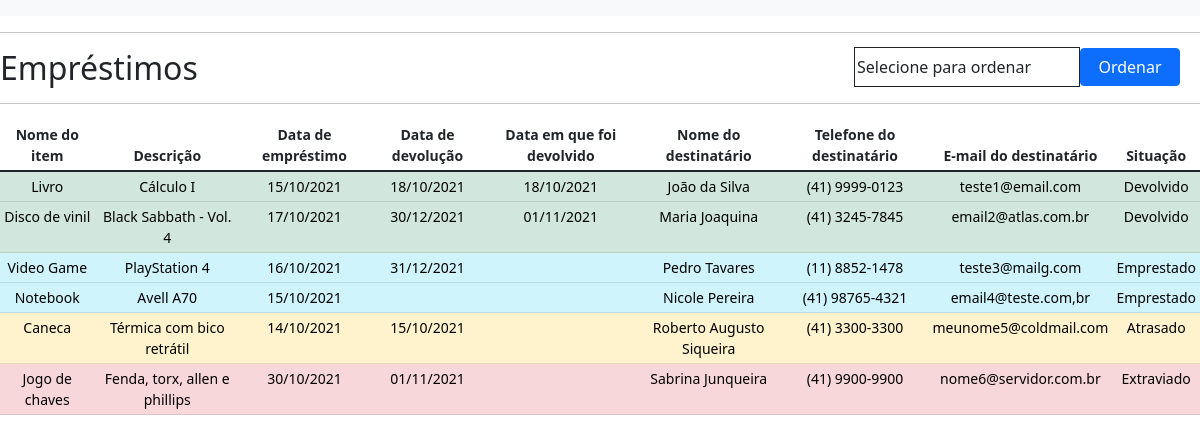
The app's page /relemprestimos.php (signed in) with its own data.
### tables this page shows
CREATE TABLE emprestimo (
	id_emprestimo INT UNSIGNED PRIMARY KEY NOT NULL AUTO_INCREMENT,
	id_usuario INT UNSIGNED NOT NULL,
	nome_item VARCHAR(60) NOT NULL,
	descricao_item VARCHAR(120),
	data_emprestimo DATE NOT NULL,
	data_devolucao DATE,
	data_devolvido DATE,
	nome_destinatario VARCHAR(60),
	telefone_destinatario VARCHAR(15),
	email_destinatario VARCHAR(50),
	id_situacao SMALLINT NOT NULL,
	FOREIGN KEY (id_usuario) REFERENCES usuario(id_usuario)
);

CREATE TABLE situacao (
	id_situacao SMALLINT PRIMARY KEY NOT NULL AUTO_INCREMENT,
	descricao VARCHAR(20)
);

### htdocs/consulta_rel_emprestimos.php (called while the page is built, shortened)
<?php
    include('conexao.php');
    $usuario = $_SESSION['usuario'];
    $tipo = $conexao->query("SELECT id_usuario, id_tipo_usuario FROM usuario WHERE usuario = '{$usuario}'");
    $linha = mysqli_fetch_array($tipo);
    $ordenar = " ORDER BY ";
    if (isset($_GET['ordenar'])) {
        if ($_GET['ordenar'] == 'nomeaz') {
            $ordenar .= "e.nome_item ASC";
        } else if ($_GET['ordenar'] == 'nomeza') {
            $ordenar .= "e.nome_item DESC";
        } else if ($_GET['ordenar'] == 'emprestimor') {
            $ordenar .= "e.data_emprestimo DESC";
        } else if ($_GET['ordenar'] == 'emprestimoa') {
            $ordenar .= "e.data_emprestimo ASC";
        } else if ($_GET['ordenar'] == 'devolucaor') {
            $ordenar .= "e.data_devolucao DESC";
        } else if ($_GET['ordenar'] == 'devolucaoa') {
            $ordenar .= "e.data_devolucao ASC";
        } else if ($_GET['ordenar'] == 'devolvidor') {
            $ordenar .= "e.data_devolvido DESC";
        } else if ($_GET['ordenar'] == 'devolvidoa') {
            $ordenar .= "e.data_devolvido ASC";
        } else if ($_GET['ordenar'] == 'destinatarioaz') {
            $ordenar .= "e.nome_destinatario ASC";
        } else if ($_GET['ordenar'] == 'destinatarioza') {
            $ordenar .= "e.nome_destinatario DESC";
        } else if ($_GET['ordenar'] == 'situacao') {
            $ordenar .= "situacao ASC";
        } else if ($_GET['ordenar'] == 'pendentes') {
            if ($linha['id_tipo_usuario'] == 1) {
                $ordenar = "WHERE (s.id_situacao = 3 OR s.id_situacao = 4) ORDER BY s.descricao ASC";
            } else {
                $ordenar = "AND (s.descricao = 'Atrasado' OR s.descricao = 'Extraviado') ORDER BY s.descricao ASC";
            }
        } else if ($_GET['ordenar'] == 'default') {
            $ordenar .= "e.id_emprestimo ASC";
        } else {
            $ordenar .= "e.id_emprestimo DESC";
        }
    } else {
        $ordenar = "";
    }
    if ($linha['id_tipo_usuario'] == 1) {
        $result = $conexao->query("SELECT
                                        e.id_emprestimo,
                                        e.id_usuario,
                                        e.nome_item,
                                        e.descricao_item,
                                        DATE_FORMAT(e.data_emprestimo,'%d/%m/%Y') data_emprestimo,
                                        DATE_FORMAT(e.data_devolucao,'%d/%m/%Y') data_devolucao,
                                        DATE_FORMAT(e.data_devolvido,'%d/%m/%Y') data_devolvido,
                                        e.telefone_destinatario,
                                        e.nome_destinatario,
                                        e.email_destinatario,
                                        s.descricao as situacao
                                    FROM emprestimo e
                                        INNER JOIN usuario u
                                        ON e.id_usuario = u.id_usuario
                                        INNER JOIN situacao s
                                        ON e.id_situacao = s.id_situacao
                                        $ordenar");
    }
?>

### htdocs/relemprestimos.php (the view, shortened to what this page needs)
<?php
    include('consulta_rel_emprestimos.php');
?>
<!DOCTYPE html>
<html lang="pt-br">
    <head>
        <link rel="stylesheet" href="css/bootstrap.css" type="text/css">
        <link rel="stylesheet" href="css/bootstrap.min.css" type="text/css">
        <link rel="stylesheet" href="css/dashboard.css">
        <link rel="stylesheet" href="css/all.css">
    </head>
    <body>
        <nav class="navbar navbar-light bg-light">
            <div class="container">
                <form action="" method="GET">
                    <div class="col-md-4">
                        <select name="ordenar" id="" class="form-control" style="position: absolute; width: 226px; top: 47px; right: 120px; border: 1px solid; height: 40px; padding: 2px;">
                            <option value="default" <?php if(isset($_GET['ordenar']) && $_GET['ordenar'] == "default") { echo "selected";} ?>>Selecione para ordenar</option>
                        </select>
                        <button type="submit" class="input-group-text btn btn-primary" id="basic-addon2" style="position: absolute; top: 48px; right: 20px; width: 100px;">Ordenar</button>
                    </div>
                </form>
            </div>
        </nav>
        <hr>
        <h2>Empréstimos</h2>
        <hr>
        <?php
            echo "<div class='table-responsive'>
                    <table class='table table-sm'>
                        <thead>
                            <tr>
                                <th class='centro' hidden>ID Empréstimo</th>
                                <th class='centro' hidden>ID Usuário</th>
                                <th class='centro'>Nome do item</th>
                                <th class='centro'>Descrição</th>
                                <th class='centro'>Data de empréstimo</th>
                                <th class='centro'>Data de devolução</th>
                                <th class='centro'>Data em que foi devolvido</th>
                                <th class='centro'>Nome do destinatário</th>
                                <th class='centro'>Telefone do destinatário</th>
                                <th class='centro'>E-mail do destinatário</th>
                                <th class='centro'>Situação</th>
                            </tr>
                        </thead>";
                while ($row = mysqli_fetch_array($result)) {
                    if ($row['situacao'] == 'Emprestado') {
                        echo "<tr class='table-info'>";
                    } else if ($row['situacao'] == 'Devolvido') {
                        echo "<tr class='table-success'>";
                    } else if ($row['situacao'] == 'Atrasado') {
                        echo "<tr class='table-warning'>";
                    } else {
                        echo "<tr class='table-danger'>";
                    }
                        echo "<td class='centro'>" . $row['nome_item'] . "</td>";
                        echo "<td class='centro'>" . $row['descricao_item'] . "</td>";
                        echo "<td class='centro'>" . $row['data_emprestimo'] . "</td>";
                        echo "<td class='centro'>" . $row['data_devolucao'] . "</td>";
                        echo "<td class='centro'>" . $row['data_devolvido'] . "</td>";
                        echo "<td class='centro'>" . $row['nome_destinatario'] . "</td>";
                        echo "<td class='centro'>" . $row['telefone_destinatario'] . "</td>";
                        echo "<td class='centro'>" . $row['email_destinatario'] . "</td>";
                        echo "<td class='centro'>" . $row['situacao'] . "</td>";
                    echo "</tr>";
                }
                echo "</table>";
            echo '</div>';
        ?>
    </body>
</html>

### htdocs/css/dashboard.css (style rules this page uses)
body { font-size: .875rem; }
.navbar .form-control { padding: .75rem 1rem; border-width: 0; border-radius: 0; }

### records on screen
emprestimo: nome_item "Livro", descricao_item "Cálculo I", data_emprestimo "15/10/2021", data_devolucao "18/10/2021", data_devolvido "18/10/2021", nome_destinatario "João da Silva", telefone_destinatario "(41) 9999-0123", email_destinatario "teste1@email.com", id_situacao.descricao "Devolvido"
emprestimo: nome_item "Disco de vinil", descricao_item "Black Sabbath - Vol. 4", data_emprestimo "17/10/2021", data_devolucao "30/12/2021", data_devolvido "01/11/2021", nome_destinatario "Maria Joaquina", telefone_destinatario "(41) 3245-7845", email_destinatario "email2@atlas.com.br", id_situacao.descricao "Devolvido"
emprestimo: nome_item "Video Game", descricao_item "PlayStation 4", data_emprestimo "16/10/2021", data_devolucao "31/12/2021", nome_destinatario "Pedro Tavares", telefone_destinatario "(11) 8852-1478", email_destinatario "teste3@mailg.com", id_situacao.descricao "Emprestado"
emprestimo: nome_item "Notebook", descricao_item "Avell A70", data_emprestimo "15/10/2021", nome_destinatario "Nicole Pereira", telefone_destinatario "(41) 98765-4321", email_destinatario "email4@teste.com,br", id_situacao.descricao "Emprestado"
emprestimo: nome_item "Caneca", descricao_item "Térmica com bico retrátil", data_emprestimo "14/10/2021", data_devolucao "15/10/2021", nome_destinatario "Roberto Augusto Siqueira", telefone_destinatario "(41) 3300-3300", email_destinatario "meunome5@coldmail.com", id_situacao.descricao "Atrasado"
emprestimo: nome_item "Jogo de chaves", descricao_item "Fenda, torx, allen e phillips", data_emprestimo "30/10/2021", data_devolucao "01/11/2021", nome_destinatario "Sabrina Junqueira", telefone_destinatario "(41) 9900-9900", email_destinatario "nome6@servidor.com.br", id_situacao.descricao "Extraviado"
